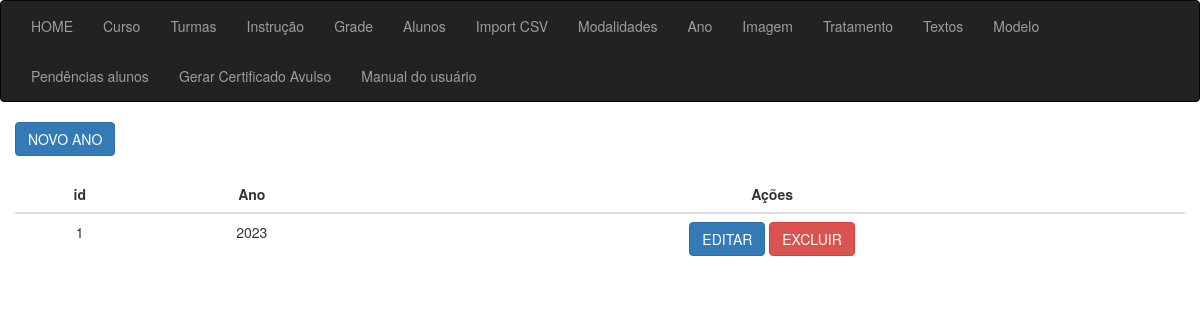
Page /sgc_ano_lista on the earlier database version.
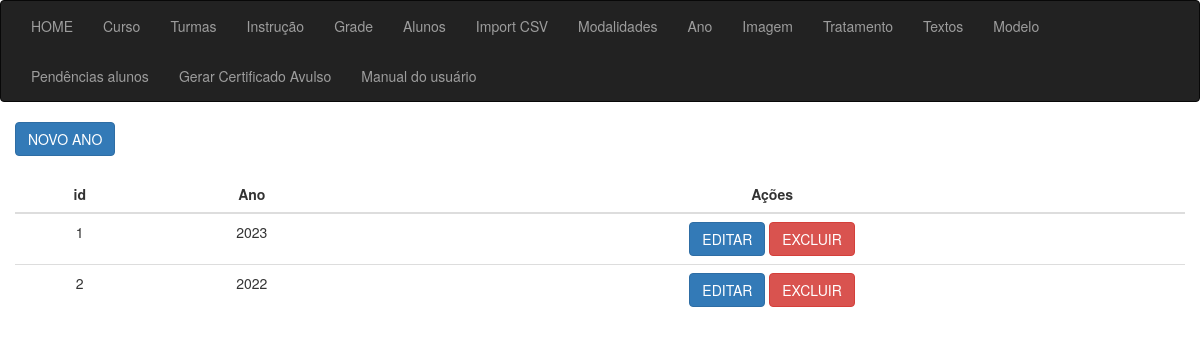
Same page on the later database version.
### app_cert/models.py (models this page shows, shortened)
class Ano(models.Model):
    id = models.AutoField(primary_key=True)
    ano = models.IntegerField(verbose_name="Ano")
    create_at = models.DateTimeField(auto_now_add=True, null=True)
    class Meta:
        verbose_name = 'Ano'
        verbose_name_plural = 'Anos'
        ordering = ['create_at']

### app_cert/views/views_ano.py (the view)
# urls.py: path('sgc_ano_lista', sgc_ano_lista, name="sgc_ano_lista"),
def sgc_ano_lista(request):
    dataset = Ano.objects.all()
    context = {"dataset": dataset}
    return render(request, 'ano/lista.html', context)

### app_cert/templates/ano/lista.html (shortened to what this page needs)
{% extends 'sgc_base.html' %}
{% block content %}
<div class="container">
    <div class="row">
        <div class="col-md-15">
            <a href="{% url 'sgc_ano_novo' %}" class="btn btn-primary">NOVO ANO</a>
            <div class="col-8 m-auto pt-4 pb-2 text-center">
                <table class="table">
                    <thead class="thead-dark">
                        <tr>
                            <th style="text-align: center">id</th>
                            <th style="text-align: center">Ano</th>
                            <th style="text-align: center">Ações</th>
                        </tr>
                    </thead>
                    <tbody>
                        {% for data in dataset %}
                        <tr>
                            <td style="text-align: center">{{ data.id }}</td>
                            <td style="text-align: center">{{ data.ano }}</td>
                            <td>
                                <a href="/sgc_ano_editar/{{ data.id }}/" class="btn btn-primary">EDITAR</a>
                                <a href="/sgc_ano_delete/{{ data.id }}/" class="btn btn-danger">EXCLUIR</a>
                            </td>
                        </tr>
                        {% endfor %}
                    </tbody>
                </table>
            </div>
        </div>
    </div>
</div>
{% endblock %}

Differences in the rows shown:
added Ano: id "2", ano "2022"
